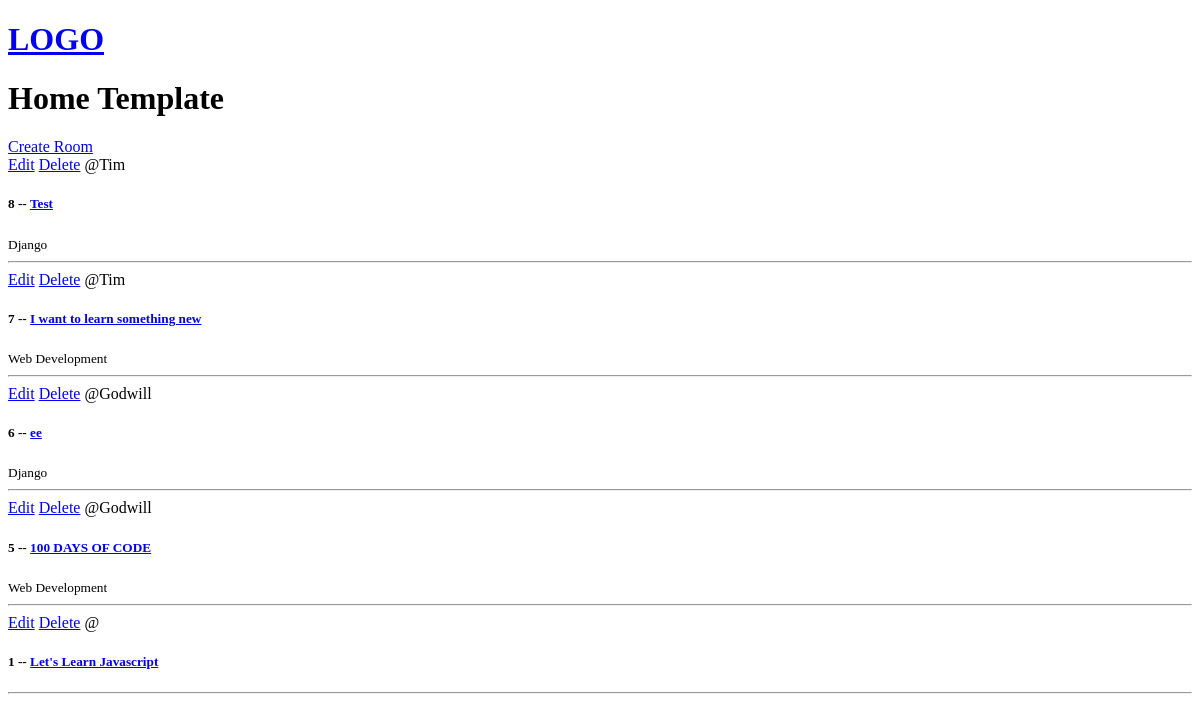
Before: / with the older database file.
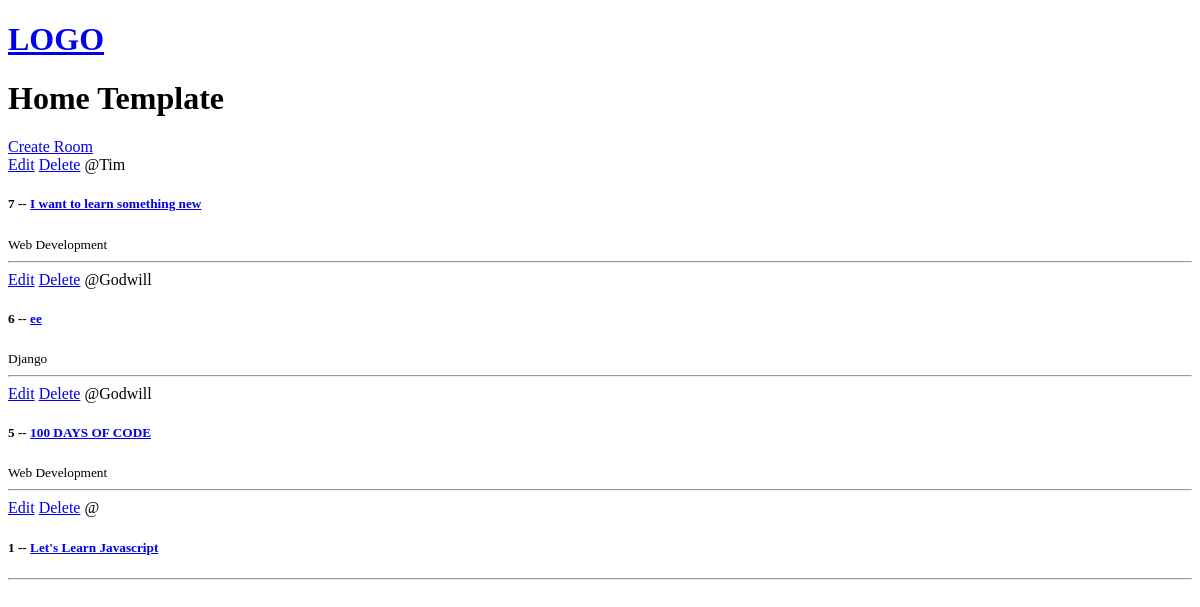
After: the same page with the newer database file.
### base/models.py (models this page shows, shortened)
class Room(models.Model):
    host = models.ForeignKey(User, on_delete=models.SET_NULL,null=True)
    topic = models.ForeignKey(Topic, on_delete=models.SET_NULL, null=True)
    name = models.CharField(max_length=200) # room name
    description = models.TextField(blank=True, null=True) # room description
    updated = models.DateTimeField(auto_now=True)
    created = models.DateTimeField(auto_now_add=True)
    class Meta:
        ordering = ['-updated','-created']

class Topic(models.Model):
    name = models.CharField(max_length=200)

### base/views.py (the view)
# urls.py: path('', views.home, name='home'),
def home(request):
    rooms = Room.objects.all()
    context = {'rooms':rooms}
    return render(request, 'base/home.html',{'rooms':rooms})

### base/templates/base/home.html
{% extends 'main.html'%}
{% block content %}
<h1>Home Template</h1>
<div>
    <a href="{% url 'create-room' %}">Create Room</a>
       <div>
           {%for room in rooms %}
           <div>
                <a href="{% url 'update-room' room.id %}">Edit</a>
                <a href="{% url 'delete-room' room.id %}">Delete</a>
                <span>@{{room.host.username}}</span>
                <h5>{{room.id}} -- <a href="{% url 'room' room.id %}">{{room.name}}</a></h5>
                <small>{{room.topic.name}}</small>
                <hr>
            </div>
            {% endfor %}
        </div>
</div>
{% endblock content %}

### templates/main.html (shortened to what this page needs)
<!DOCTYPE html>
<html>
<head>
</head>
<body>
    {% include 'navbar.html' %}
    {% block content %}
    {% endblock %}
</body>
</html>

### templates/navbar.html
<a href="/">
    <h1>LOGO</h1>
</a>

Changed rows visible on the page:
removed Room: host.username "Tim", id "8", name "Test", topic.name "Django"
